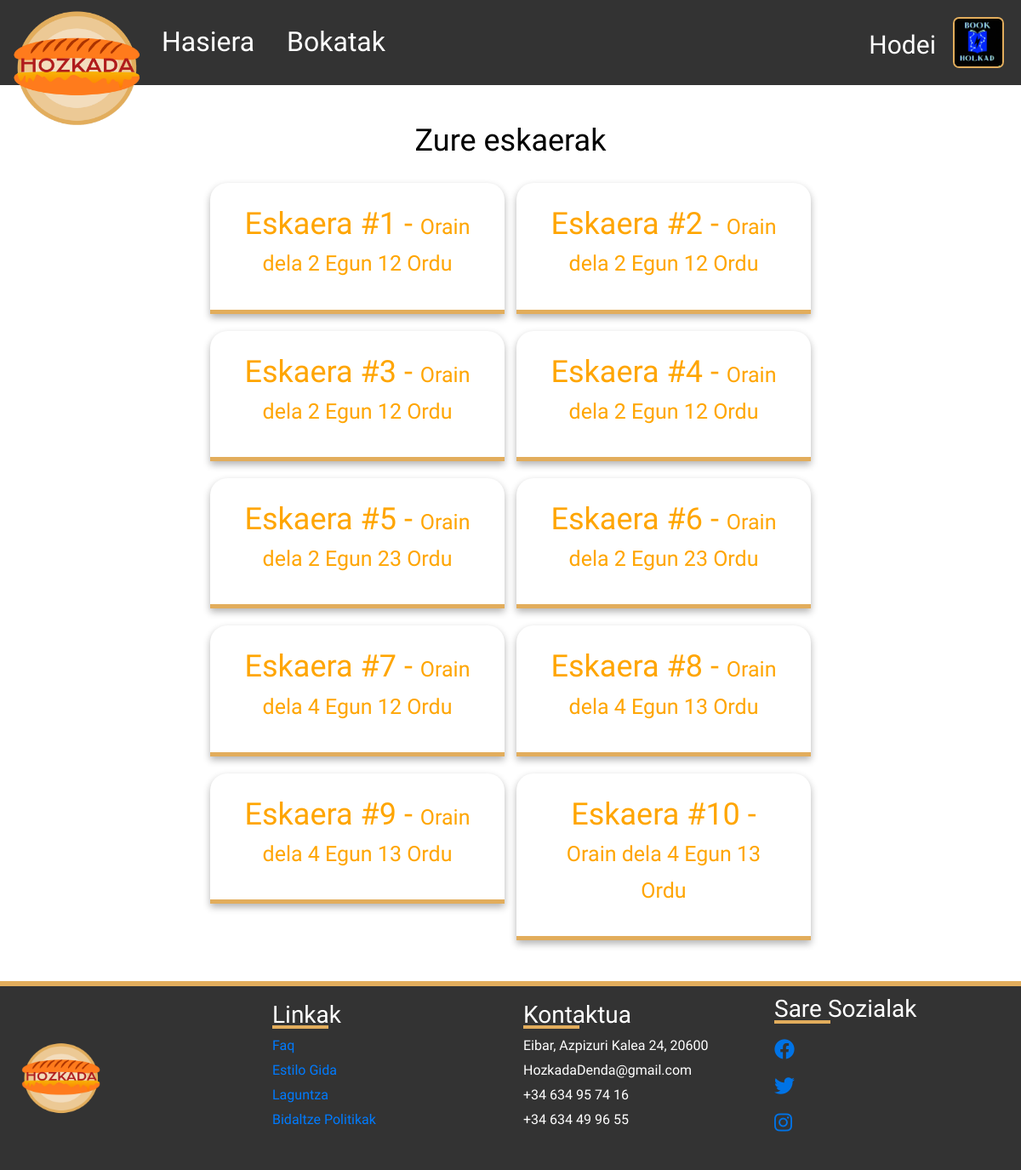
Page /eskaera/ (signed in) on the committed database.
### HozkadaBokatak/models.py (models this page shows, shortened)
class Bezeroa(models.Model):
    user = models.OneToOneField(User, on_delete=models.CASCADE)
    nan = models.CharField(max_length=10)
    izena = models.CharField(max_length=20)
    abizena = models.CharField(max_length=20)
    abizena2 = models.CharField(max_length=20)
    telefonoa = models.CharField(max_length=20)
    emaila = models.EmailField(max_length=50, default='')
    helbidea = models.CharField(max_length=100)
    postakodea = models.CharField(max_length=10)
    bidalketaKostua = models.FloatField(default=0)
    img = models.ImageField(upload_to='img/erabiltzaileak')

class Eskaera(models.Model):
    id_bezeroa = models.ForeignKey(Bezeroa, on_delete=models.CASCADE)
    eskaera_data = models.DateField(default=timezone.now)
    egoera = models.BooleanField(default=True)
    data = models.DateTimeField(auto_now_add=True)

### HozkadaBokatak/views.py (the view)
# urls.py: path('eskaera/', views.eskaera, name='eskaera'),
@login_required
def eskaera(request):
    print("ENTRANDO EN ESKAERA")
    eskaeras = Eskaera.objects.filter(id_bezeroa=request.user.bezeroa).order_by('-data')
    for eskaera in eskaeras:
        eskaera.total = sum(
            platerra_eskaera.kantitatea * platerra_eskaera.platerra_id.precio_con_descuento()
            for platerra_eskaera in Platerra_Eskaera.objects.filter(eskaera_id=eskaera)
        )
        eskaera.time_difference = calculate_time_difference(eskaera.data)
    return render(request, 'eskaera.html', {'eskaeras': eskaeras})

### HozkadaBokatak/models.py (called while the page is built)
    def precio_con_descuento(self):
        deskontua_set = self.deskontua_platerra_set.all()
        print("Deskontua_Platerra instances:", deskontua_set)
        deskontua = deskontua_set.first()  # Suponiendo que solo hay un descuento por plato
        if deskontua:
            descuento_porcentaje = deskontua.deskontua_id.ehunekoa
            precio_descuento = self.prezioa - (self.prezioa * descuento_porcentaje / 100)
            return round(precio_descuento, 2)
        else:
            return self.prezioa

    def __str__(self):
        return self.izena

    def __str__(self):
        return self.izena

    def __str__(self):
        return f"{self.platerra_id} - {self.deskontua_id}"

### HozkadaBokatak/views.py (called while the page is built)
def calculate_time_difference(date):
    if date.tzinfo is None:
        date = date.replace(tzinfo=timezone.utc)
    now = datetime.now(timezone.utc)
    difference = now - date
    days = difference.days
    hours, remainder = divmod(difference.seconds, 3600)
    minutes, _ = divmod(remainder, 60)
    if days > 0:
        if hours > 0:
            return f"{days} {'Egun' if days == 1 else 'Egun'} {hours} {'Ordu' if hours == 1 else 'Ordu'}"
        else:
            return f"{days} {'Egun' if days == 1 else 'Egun'}"
    elif hours > 0:
        return f"{hours} {'Ordu' if hours == 1 else 'Ordu'}"
    elif minutes > 0:
        return f"{minutes} {'minutu' if minutes == 1 else 'minutu'}"
    else:
        return "Oraintxe bertan"

### HozkadaBokatak/templates/eskaera.html (shortened to what this page needs)
<!DOCTYPE html>
<html lang="eu">
  <head>
    <link
      rel="stylesheet"
      href="https://cdn.jsdelivr.net/npm/bootstrap@4.4.1/dist/css/bootstrap.min.css"
    />
    <link
      rel="stylesheet"
      href="https://cdnjs.cloudflare.com/ajax/libs/font-awesome/6.0.0-beta3/css/all.min.css"
    />
    <link rel="stylesheet" href="../static/eskaera.css" />
  </head>
  <body>
    <div id="navbar">
      <a href=""><img id="logo" src="../static/media/logo.png" alt="" /></a>
      <div id="links">
        <a class="link" href="{% url 'index'%}">Hasiera</a>
        <a class="link" href="{% url 'bokatak'%}">Bokatak</a>
      </div>
      <div id="username-txt" class="dropdown">
        <p>{{user.username}}</p>
      </div>
      <div id="profile-picture">
        <img src="{{user.bezeroa.img.url}}" alt="Foto de perfil" />
      </div>
    </div>
    <br /><br /><br /><br /><br /><br />
    <h1 style="text-align: center; color: black; font-size: 36px">
      Zure eskaerak
    </h1>
    <div id="content">
      <div id="eskaeracontent">
        {% for eskaera in eskaeras %}
        <div class="eskaera">
          <button
            class="btn btn-link eskaera-btn"
            data-toggle="collapse"
            data-target="#eskaera{{ forloop.counter }}"
          >
            <h2 style="font-size: 36px">
              Eskaera #{{ forloop.counter }} -
              <span style="font-size: 25px"
                >Orain dela {{ eskaera.time_difference }}</span
              >
            </h2>
          </button>
        </div>
        {% endfor %}
      </div>
    </div>
    <br /><br />
    <div id="footer">
      <div id="Logo">
        <a href=""
          ><img id="logofooter" src="../static/media/logo.png" alt=""
        /></a>
      </div>
      <div id="Linkak">
        <h3>Linkak</h3>
        <ul>
          <li><a href="#">Faq</a></li>
          <li><a href="#">Estilo Gida</a></li>
          <li><a href="#">Laguntza</a></li>
          <li><a href="#">Bidaltze Politikak</a></li>
        </ul>
      </div>
      <div id="Kontaktua">
        <h3>Kontaktua</h3>
        <ul>
          <li><a>Eibar, Azpizuri Kalea 24, 20600</a></li>
          <li><a>HozkadaDenda@gmail.com</a></li>
          <li><a>+34 634 95 74 16</a></li>
          <li><a>+34 634 49 96 55</a></li>
        </ul>
      </div>
      <div id="Sozialak">
        <h3>Sare Sozialak</h3>
        <ul>
          <li>
            <a href="#"><i class="fab fa-facebook social-icon"></i></a>
          </li>
          <li>
            <a href="#"><i class="fab fa-twitter social-icon"></i></a>
          </li>
          <li>
            <a href="#"><i class="fab fa-instagram social-icon"></i></a>
          </li>
        </ul>
      </div>
    </div>
  </body>
</html>

### HozkadaBokatak/static/eskaera.css (style rules this page uses)
body { font-family: Koulen; }
#navbar { background-color: #333; color: white; height: 100px; overflow: visible; display: flex; position: fixed; top: 0; width: 100%; z-index: 999; }
#logo { margin-top: 5px; margin-left: 15px; height: 150px; width: 150px; position: absolute; }
#links { font-size: xx-large; margin-top: 25px; margin-left: 160px; }
.link { color: white; }
#links a { text-decoration: none; margin-left: 30px; }
#profile-picture { margin-top: 20px; margin-right: 20px; }
#profile-picture img { border: 2px solid #E2AD5C; border-radius: 12%; width: 60px; height: 60px; transition: transform 0.2s ease-in-out, box-shadow 0.2s ease-in-out; }
#username-txt { margin-left: auto; margin-top: 30px; font-size: 30px; margin-right: 20px; }
#footer { display: flex; justify-content: space-between; align-items: center; background-color: #333; color: white; bottom: 0; width: 100%; text-align: left; padding: 10px; border-top: 6px solid #E2AD5C; }
#Linkak, #Kontaktua, #Sozialak, #Logo { flex: 1; padding: 0 15px; }
#Linkak ul, #Kontaktua ul, #Sozialak ul { list-style: none; padding: 0; margin: 0; margin-bottom: 30px; }
#Linkak ul li, #Kontaktua ul li, #Sozialak ul li { margin-bottom: 5px; }
#Linkak h3, #Kontaktua h3, #Sozialak h3 { position: relative; }
#Linkak h3::after, #Kontaktua h3::after, #Sozialak h3::after { content: ''; display: block; width: 25%; height: 4px; background-color: #E2AD5C; position: absolute; bottom: 0; left: 0; }
#Logo img { max-width: 35%; }
.social-icon { font-size: 24px; color: #0073e6; margin-right: 10px; margin-top: 10px; }
ul { list-style: none; padding: 0; }
ul li { display: flex; align-items: center; margin-bottom: 10px; }
ul li a { text-decoration: none; }
.dropdown { position: relative; display: inline-block; cursor: pointer; }
#username-txt p { margin: 0; }
#eskaeracontent { margin-top: 50px; width: 60%; margin: auto; display: flex; flex-wrap: wrap; height: 100%; }
.eskaera { padding: 20px; background-color: white; border-radius: 20px 20px 0 0; border-bottom: 5px solid #E2AD5C; height: 100%; width: 48%; margin: auto; margin-top: 20px; transition: transform 0.5s; box-shadow: 0 4px 8px rgba(0, 0, 0, 0.3); }
.eskaera-btn { color: orange; font-size: 36px; }

### HozkadaBokatak/templates/eskaera.html (style rules this page uses)
.eskaera-btn { color: orange; font-size: 36px; }

### rows in the picture
Eskaera: time_difference "2 Egun 12 Ordu"
Eskaera: time_difference "2 Egun 12 Ordu"
Eskaera: time_difference "2 Egun 12 Ordu"
Eskaera: time_difference "2 Egun 12 Ordu"
Eskaera: time_difference "2 Egun 23 Ordu"
Eskaera: time_difference "2 Egun 23 Ordu"
Eskaera: time_difference "4 Egun 12 Ordu"
Eskaera: time_difference "4 Egun 13 Ordu"
Eskaera: time_difference "4 Egun 13 Ordu"
Eskaera: time_difference "4 Egun 13 Ordu"

### other values in the picture
{{ user.username }} "Hodei"
